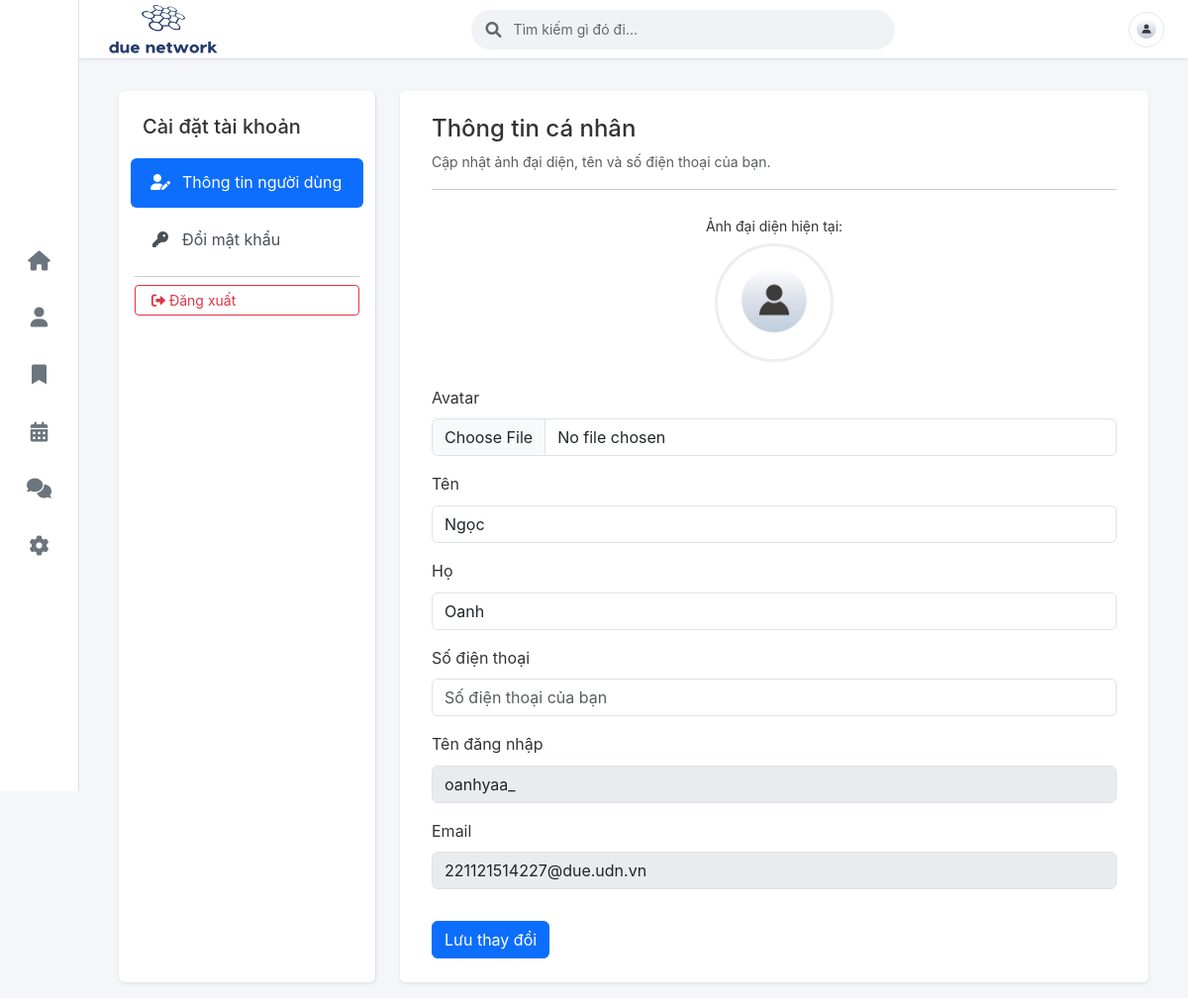
/settings/profile/ (signed in), run on an earlier commit of the app's database.
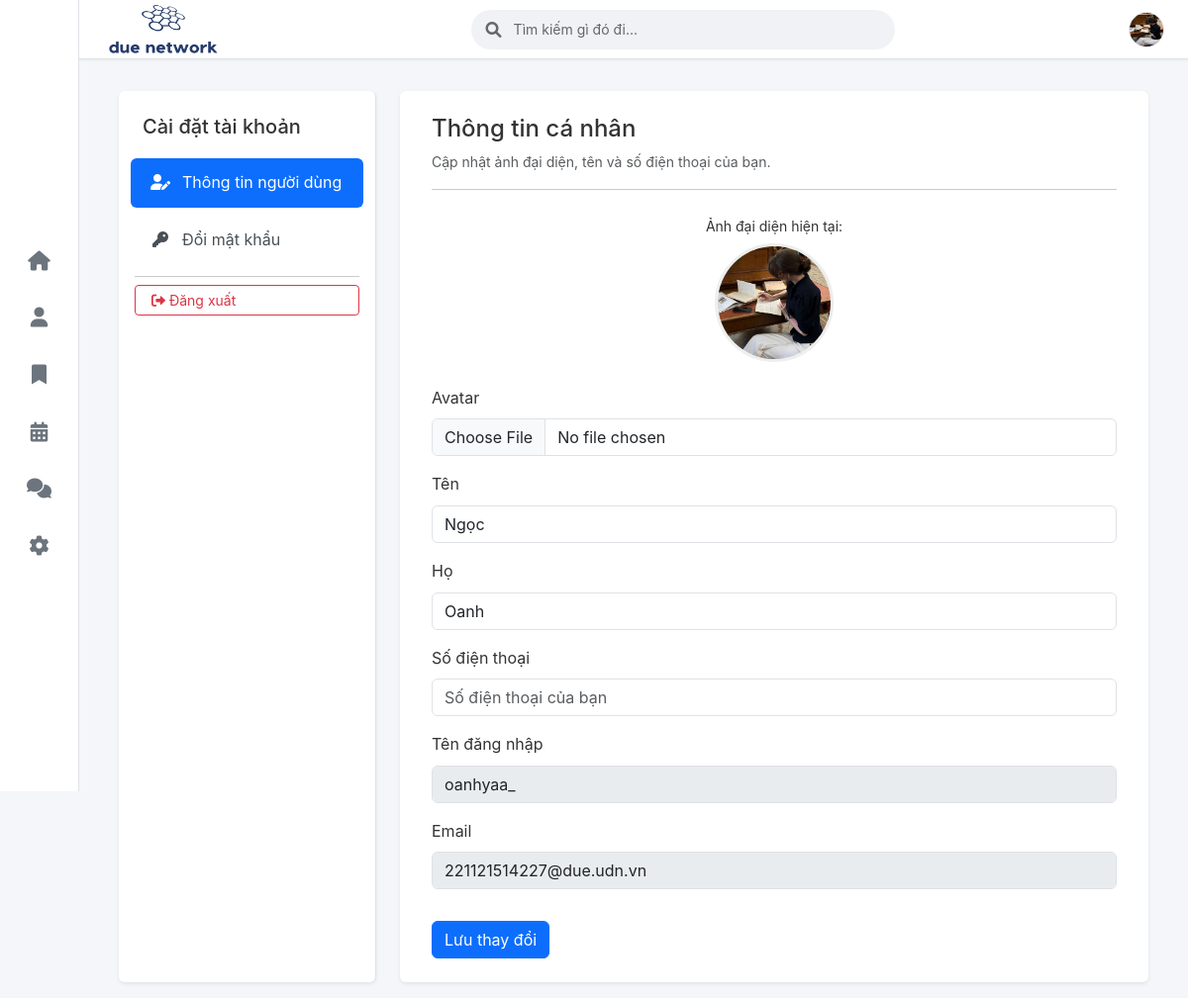
And on a later commit of the database.
### core/models.py (models this page shows, shortened)
class CustomUser(AbstractUser):
    ROLE_CHOICES = (
        ('user', 'User'),
        ('mod', 'Mod'),
        ('admin', 'Admin'),
    )
    email = models.EmailField(
        _('email address'),
        unique=True,
        validators=[validate_due_email] # Yêu cầu email DUE [cite: 2]
    )
    phone_number = models.CharField(max_length=15, blank=True, null=True) # Không bắt buộc [cite: 2]
    avatar = models.ImageField(upload_to='avatars/', null=True, blank=True, default='avatars/default_avatar.png')
    role = models.CharField(max_length=10, choices=ROLE_CHOICES, default='user')
    objects = CustomUserManager()
    groups = models.ManyToManyField(
        Group,
        verbose_name=_('groups'),
        blank=True,
        help_text=_(
            'The groups this user belongs to. A user will get all permissions '
            'granted to each of their groups.'
        ),
        related_name="customuser_groups",
        related_query_name="customuser",
    )
    user_permissions = models.ManyToManyField(
        Permission,
        verbose_name=_('user permissions'),
        blank=True,
        help_text=_('Specific permissions for this user.'),
        related_name="customuser_permissions",
        related_query_name="customuser",
    )

class Profile(models.Model):
    user = models.OneToOneField(settings.AUTH_USER_MODEL, on_delete=models.CASCADE)
    avatar = models.ImageField(upload_to='avatars/', null=True, blank=True, default='avatars/default_avatar.png')

### core/views.py (the view)
# urls.py: path('settings/profile/', views.user_info_update_view, name='settings_user_info'),
@login_required
def user_info_update_view(request):
    profile_instance = request.user.profile # Lấy profile của user hiện tại
    if request.method == 'POST':
        form = CustomUserChangeForm(request.POST, request.FILES, instance=profile_instance) # Hoặc instance=request.user nếu avatar ở CustomUser
        if form.is_valid():
            form.save() # Lưu form (và file ảnh nếu có)
            messages.success(request, "Thông tin cá nhân và ảnh đại diện đã được cập nhật.")
            return redirect('settings_user_info') # Redirect lại chính trang đó để thấy thay đổi
        else:
            messages.error(request, "Cập nhật thất bại. Vui lòng kiểm tra lại thông tin.")
    else:
        form = CustomUserChangeForm(instance=profile_instance) # Hoặc instance=request.user
        form.fields['email'].disabled = True
        form.fields['username'].disabled = True
    return render(request, 'core/settings/user_info_form.html', {
        'form': form,
        'sub_page_title': 'Thông tin người dùng'
    })

### core/templates/core/settings/user_info_form.html (shortened to what this page needs)
{% extends "core/settings/settings_base.html" %}
{% load crispy_forms_tags %}
{% block settings_page_content %}
    <h4>Thông tin cá nhân</h4>
    <p class="text-muted small">Cập nhật ảnh đại diện, tên và số điện thoại của bạn.</p>
    <hr class="mt-2 mb-4">
    <form method="POST" action="{% url 'settings_user_info' %}" enctype="multipart/form-data">
        {% if form.instance.avatar and form.instance.avatar.url %}
            <div class="mb-3 text-center">
                <p class="mb-1"><small>Ảnh đại diện hiện tại:</small></p>
                <img src="{{ form.instance.avatar.url }}" alt="Ảnh đại diện của {{ user.username }}" class="rounded-circle mb-2" style="width: 120px; height: 120px; object-fit: cover; border: 3px solid #eee;">
            </div>
        {% endif %}
        {{ form|crispy }}
        <button type="submit" class="btn btn-primary mt-3">Lưu thay đổi</button>
    </form>
{% endblock %}

### core/templates/core/partials/_navbar.html (shortened to what this page needs)
{% load static %}
<nav class="navbar navbar-expand-lg navbar-light bg-white border-bottom sticky-top">
    <div class="container-fluid px-4">
        <a class="navbar-brand" href="{% url 'home' %}">
            <img src="{% static 'core/images/due_network_logo_small.png' %}" alt="DUE Network" height="55" width="120">
        </a>
        <div class="search-container mx-auto">
            <form action="{% url 'search' %}" method="GET" role="search">
                <div class="search-wrapper">
                    <i class="fas fa-search search-icon"></i>
                    <input type="search" name="q" placeholder="Tìm kiếm gì đó đi..." value="{{ request.GET.q }}">
                </div>
            </form>
        </div>
        <div class="user-profile">
            {% if user.is_authenticated %}
            <div class="dropdown">
                <a class="profile-link" href="#" id="navbarDropdownUser" role="button" data-bs-toggle="dropdown" aria-expanded="false">
                    {% if user.profile and user.profile.avatar and user.profile.avatar.name %}
                        <img src="{{ user.profile.avatar.url }}" alt="{{ user.username }}" class="rounded-circle">
                    {% else %}
                        <img src="{% static 'core/images/default_placeholder_avatar.png' %}" alt="{{ user.username }}" class="rounded-circle">
                    {% endif %}
                </a>
            </div>
            {% endif %}
        </div>
    </div>
</nav>

What changed in the data, as far as the page shows it:
changed CustomUser "Ngọc": profile.avatar: picture added in place of a placeholder
changed Profile: instance.avatar: picture added in place of a placeholder
